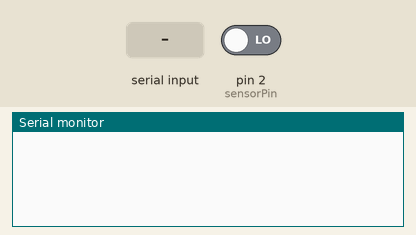
Recording of a sketch running on a simulated Arduino Uno, built with avr-gcc and run on an emulated ATmega328P. Parts: the last lines printed to the serial monitor. Inputs (shaded band) come from the test bench; at power-on: pin 2 (sensorPin) LOW.

Above: at 1.2 s.
1.3 s: "r" received over Serial
At 1.8 s:
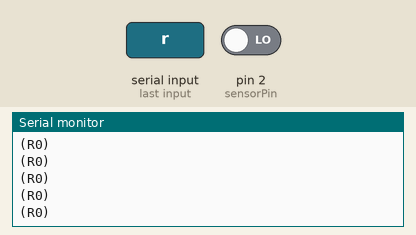
3.2 s: pin 2 (sensorPin) driven HIGH
At 4.0 s:
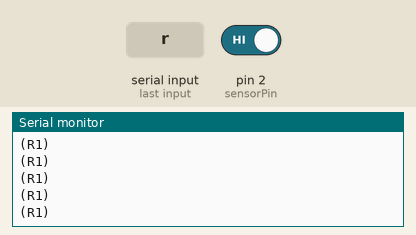

Measured:
- after the input at 1.3 s, the serial monitor: prints a new line at once (image 1)
- after the input at 3.2 s, the serial monitor: prints a new line after 0.07 s (image 2)

The sketch:

RCWL.ino
```cpp
#define sensorPin 2
String r1 = "R";

void setup() {
  // put your setup code here, to run once:
  Serial.begin(9600);
  pinMode(sensorPin, INPUT);
}

void loop() {
  // put your main code here, to run repeatedly:
  while(Serial.available()>0){
    char r = 'r';//Serial.read();
    if(r == 'r'){
        int sensorValue = digitalRead(sensorPin);
        String s= "(" + r1 + sensorValue + ")";
        Serial.println(s);
        break;
    }
  }
}
```
